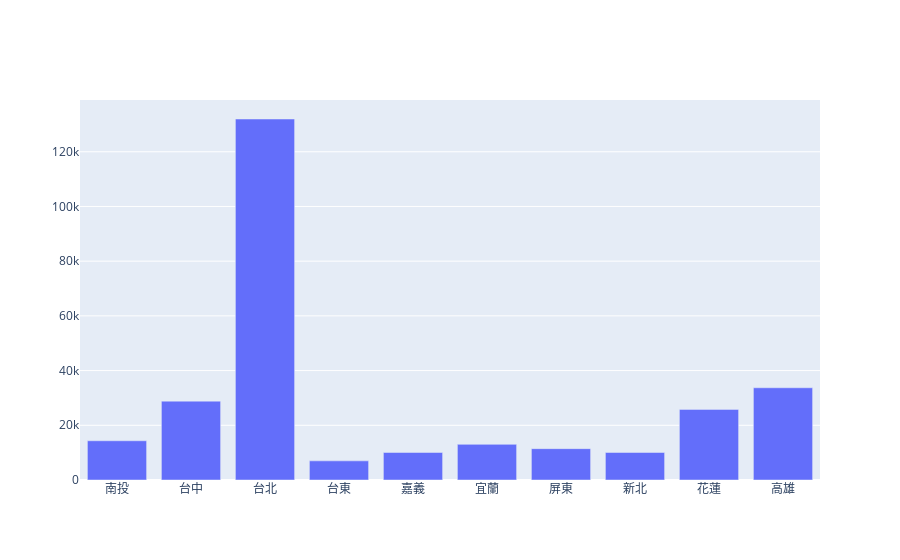

The notebook cell this image was saved under:
### Markdown cell above
各縣市評論數 (應該與遊客人數呈正相關)

### Code cell
fig = go.Figure([go.Bar(x=list(df3.groupby('hotel_city').groups.keys()), y=df3.groupby('hotel_city')['comment_count'].sum().values)])
fig.show()

### Figure 1 — Plotly figure (JSON) as saved in the notebook; plotly's stock layout.template omitted (floating-point values rounded to 4 significant figures)
{"data": [{"type": "bar", "x": ["南投", "台中", "台北", "台東", "嘉義", "宜蘭", "屏東", "新北", "花蓮", "高雄"], "y": [14336, 28833, 131972, 6997, 10057, 13031, 11457, 10056, 25812, 33717]}], "layout": {"autosize": true, "xaxis": {"autorange": true, "range": [-0.5, 9.5], "type": "category"}, "yaxis": {"autorange": true, "range": [0, 138900.0], "type": "linear"}}}
